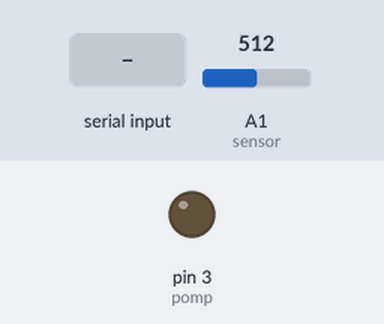
Simulated run of this sketch. Board: Arduino Uno, built with avr-gcc and run on an emulated ATmega328P. On the bench: output pins drawn as LEDs (lit = HIGH). The inputs (shaded band) are chosen by the test bench; at power-on: A1 (sensor) = 512. What the sketch prints to the serial monitor is not drawn.

Above: at 1.2 s.
1.3 s: byte 1 (1) received over Serial
At 2.9 s:
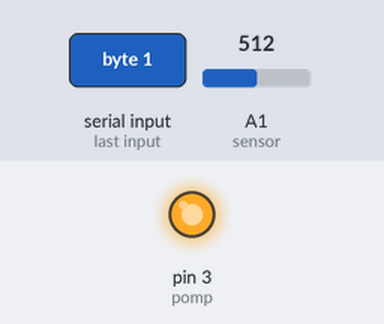
Timing chart, 0 to 4.4 s (numbered marks = the images above; inputs shaded):
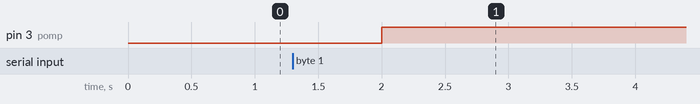

Measured:
- after the input at 1.3 s, pin 3 (pomp): LOW → HIGH after 0.70 s

The sketch:

moist_checker.ino
```cpp
#include<MsTimer2.h>
#define sensor 1
#define pomp 3

int rate = 0;
int check =0;
unsigned long timer = 0;
const unsigned long interval = 500;

void setup() {
  // put your setup code here, to run once:
Serial.begin(9600);
pinMode(pomp,OUTPUT);

MsTimer2::set(1000,pomp_work);
MsTimer2::start();
}

void loop() {
  // put your main code here, to run repeatedly:

  timer = millis();
  if(timer % interval == 0){
  moist_read();
  }
}

void moist_read(){
  rate = analogRead(sensor);
  Serial.println(rate);
}


void pomp_work(){
  check = Serial.read();
  if(check==1){
    digitalWrite(pomp,HIGH);
  }
  if(check==0){
    digitalWrite(pomp,LOW);
  }
}
```
